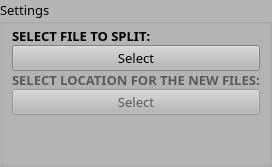
        <widget class="QGroupBox" name="settings_frame">
         <property name="sizePolicy">
          <sizepolicy hsizetype="Preferred" vsizetype="Preferred">
           <horstretch>6</horstretch>
           <verstretch>0</verstretch>
          </sizepolicy>
         </property>
         <property name="palette">
          <palette>
           <active>
            <colorrole role="WindowText">
             <brush brushstyle="SolidPattern">
              <color alpha="255">
               <red>0</red>
               <green>0</green>
               <blue>0</blue>
              </color>
             </brush>
            </colorrole>
            <colorrole role="Button">
             <brush brushstyle="SolidPattern">
              <color alpha="255">
               <red>181</red>
               <green>181</green>
               <blue>181</blue>
              </color>
             </brush>
            </colorrole>
            <colorrole role="Light">
             <brush brushstyle="SolidPattern">
              <color alpha="255">
               <red>255</red>
               <green>255</green>
               <blue>255</blue>
              </color>
             </brush>
            </colorrole>
            <colorrole role="Midlight">
             <brush brushstyle="SolidPattern">
              <color alpha="255">
               <red>218</red>
               <green>218</green>
               <blue>218</blue>
              </color>
             </brush>
            </colorrole>
            <colorrole role="Dark">
             <brush brushstyle="SolidPattern">
              <color alpha="255">
               <red>90</red>
               <green>90</green>
               <blue>90</blue>
              </color>
             </brush>
            </colorrole>
            <colorrole role="Mid">
             <brush brushstyle="SolidPattern">
              <color alpha="255">
               <red>121</red>
               <green>121</green>
               <blue>121</blue>
              </color>
             </brush>
            </colorrole>
            <colorrole role="Text">
             <brush brushstyle="SolidPattern">
              <color alpha="255">
               <red>0</red>
               <green>0</green>
               <blue>0</blue>
              </color>
             </brush>
            </colorrole>
            <colorrole role="BrightText">
             <brush brushstyle="SolidPattern">
              <color alpha="255">
               <red>255</red>
               <green>255</green>
               <blue>255</blue>
              </color>
             </brush>
            </colorrole>
            <colorrole role="ButtonText">
             <brush brushstyle="SolidPattern">
              <color alpha="255">
               <red>0</red>
               <green>0</green>
               <blue>0</blue>
              </color>
             </brush>
            </colorrole>
            <colorrole role="Base">
             <brush brushstyle="SolidPattern">
              <color alpha="255">
               <red>255</red>
               <green>255</green>
               <blue>255</blue>
              </color>
             </brush>
            </colorrole>
            <colorrole role="Window">
             <brush brushstyle="SolidPattern">
              <color alpha="255">
               <red>181</red>
               <green>181</green>
               <blue>181</blue>
              </color>
             </brush>
            </colorrole>
            <colorrole role="Shadow">
             <brush brushstyle="SolidPattern">
              <color alpha="255">
               <red>0</red>
               <green>0</green>
               <blue>0</blue>
              </color>
             </brush>
            </colorrole>
            <colorrole role="AlternateBase">
             <brush brushstyle="SolidPattern">
              <color alpha="255">
               <red>218</red>
               <green>218</green>
               <blue>218</blue>
              </color>
             </brush>
            </colorrole>
            <colorrole role="ToolTipBase">
             <brush brushstyle="SolidPattern">
              <color alpha="255">
               <red>255</red>
               <green>255</green>
               <blue>220</blue>
              </color>
             </brush>
            </colorrole>
            <colorrole role="ToolTipText">
             <brush brushstyle="SolidPattern">
              <color alpha="255">
               <red>0</red>
               <green>0</green>
               <blue>0</blue>
              </color>
             </brush>
            </colorrole>
            <colorrole role="PlaceholderText">
             <brush brushstyle="SolidPattern">
              <color alpha="128">
               <red>0</red>
               <green>0</green>
               <blue>0</blue>
              </color>
             </brush>
            </colorrole>
           </active>
           <inactive>
            <colorrole role="WindowText">
             <brush brushstyle="SolidPattern">
              <color alpha="255">
               <red>0</red>
               <green>0</green>
               <blue>0</blue>
              </color>
             </brush>
            </colorrole>
            <colorrole role="Button">
             <brush brushstyle="SolidPattern">
              <color alpha="255">
               <red>181</red>
               <green>181</green>
               <blue>181</blue>
              </color>
             </brush>
            </colorrole>
            <colorrole role="Light">
             <brush brushstyle="SolidPattern">
              <color alpha="255">
               <red>255</red>
               <green>255</green>
               <blue>255</blue>
              </color>
             </brush>
            </colorrole>
            <colorrole role="Midlight">
             <brush brushstyle="SolidPattern">
              <color alpha="255">
               <red>218</red>
               <green>218</green>
               <blue>218</blue>
              </color>
             </brush>
            </colorrole>
            <colorrole role="Dark">
             <brush brushstyle="SolidPattern">
              <color alpha="255">
               <red>90</red>
               <green>90</green>
               <blue>90</blue>
              </color>
             </brush>
            </colorrole>
            <colorrole role="Mid">
             <brush brushstyle="SolidPattern">
              <color alpha="255">
               <red>121</red>
               <green>121</green>
               <blue>121</blue>
              </color>
             </brush>
            </colorrole>
            <colorrole role="Text">
             <brush brushstyle="SolidPattern">
              <color alpha="255">
               <red>0</red>
               <green>0</green>
               <blue>0</blue>
              </color>
             </brush>
            </colorrole>
            <colorrole role="BrightText">
             <brush brushstyle="SolidPattern">
              <color alpha="255">
               <red>255</red>
               <green>255</green>
               <blue>255</blue>
              </color>
             </brush>
            </colorrole>
            <colorrole role="ButtonText">
             <brush brushstyle="SolidPattern">
              <color alpha="255">
               <red>0</red>
               <green>0</green>
               <blue>0</blue>
              </color>
             </brush>
            </colorrole>
            <colorrole role="Base">
             <brush brushstyle="SolidPattern">
              <color alpha="255">
               <red>255</red>
               <green>255</green>
               <blue>255</blue>
              </color>
             </brush>
            </colorrole>
            <colorrole role="Window">
             <brush brushstyle="SolidPattern">
              <color alpha="255">
               <red>181</red>
               <green>181</green>
               <blue>181</blue>
              </color>
             </brush>
            </colorrole>
            <colorrole role="Shadow">
             <brush brushstyle="SolidPattern">
              <color alpha="255">
               <red>0</red>
               <green>0</green>
               <blue>0</blue>
              </color>
             </brush>
            </colorrole>
            <colorrole role="AlternateBase">
             <brush brushstyle="SolidPattern">
              <color alpha="255">
               <red>218</red>
               <green>218</green>
               <blue>218</blue>
              </color>
             </brush>
            </colorrole>
            <colorrole role="ToolTipBase">
             <brush brushstyle="SolidPattern">
              <color alpha="255">
               <red>255</red>
               <green>255</green>
               <blue>220</blue>
              </color>
             </brush>
            </colorrole>
            <colorrole role="ToolTipText">
             <brush brushstyle="SolidPattern">
              <color alpha="255">
               <red>0</red>
               <green>0</green>
               <blue>0</blue>
              </color>
             </brush>
            </colorrole>
            <colorrole role="PlaceholderText">
             <brush brushstyle="SolidPattern">
              <color alpha="128">
               <red>0</red>
               <green>0</green>
               <blue>0</blue>
              </color>
             </brush>
            </colorrole>
           </inactive>
           <disabled>
            <colorrole role="WindowText">
             <brush brushstyle="SolidPattern">
              <color alpha="255">
               <red>90</red>
               <green>90</green>
               <blue>90</blue>
              </color>
             </brush>
            </colorrole>
            <colorrole role="Button">
             <brush brushstyle="SolidPattern">
              <color alpha="255">
               <red>181</red>
               <green>181</green>
               <blue>181</blue>
              </color>
             </brush>
            </colorrole>
            <colorrole role="Light">
             <brush brushstyle="SolidPattern">
              <color alpha="255">
               <red>255</red>
               <green>255</green>
               <blue>255</blue>
              </color>
             </brush>
            </colorrole>
            <colorrole role="Midlight">
             <brush brushstyle="SolidPattern">
              <color alpha="255">
               <red>218</red>
               <green>218</green>
               <blue>218</blue>
              </color>
             </brush>
            </colorrole>
            <colorrole role="Dark">
             <brush brushstyle="SolidPattern">
              <color alpha="255">
               <red>90</red>
               <green>90</green>
               <blue>90</blue>
              </color>
             </brush>
            </colorrole>
            <colorrole role="Mid">
             <brush brushstyle="SolidPattern">
              <color alpha="255">
               <red>121</red>
               <green>121</green>
               <blue>121</blue>
              </color>
             </brush>
            </colorrole>
            <colorrole role="Text">
             <brush brushstyle="SolidPattern">
              <color alpha="255">
               <red>90</red>
               <green>90</green>
               <blue>90</blue>
              </color>
             </brush>
            </colorrole>
            <colorrole role="BrightText">
             <brush brushstyle="SolidPattern">
              <color alpha="255">
               <red>255</red>
               <green>255</green>
               <blue>255</blue>
              </color>
             </brush>
            </colorrole>
            <colorrole role="ButtonText">
             <brush brushstyle="SolidPattern">
              <color alpha="255">
               <red>90</red>
               <green>90</green>
               <blue>90</blue>
              </color>
             </brush>
            </colorrole>
            <colorrole role="Base">
             <brush brushstyle="SolidPattern">
              <color alpha="255">
               <red>181</red>
               <green>181</green>
               <blue>181</blue>
              </color>
             </brush>
            </colorrole>
            <colorrole role="Window">
             <brush brushstyle="SolidPattern">
              <color alpha="255">
               <red>181</red>
               <green>181</green>
               <blue>181</blue>
              </color>
             </brush>
            </colorrole>
            <colorrole role="Shadow">
             <brush brushstyle="SolidPattern">
              <color alpha="255">
               <red>0</red>
               <green>0</green>
               <blue>0</blue>
              </color>
             </brush>
            </colorrole>
            <colorrole role="AlternateBase">
             <brush brushstyle="SolidPattern">
              <color alpha="255">
               <red>181</red>
               <green>181</green>
               <blue>181</blue>
              </color>
             </brush>
            </colorrole>
            <colorrole role="ToolTipBase">
             <brush brushstyle="SolidPattern">
              <color alpha="255">
               <red>255</red>
               <green>255</green>
               <blue>220</blue>
              </color>
             </brush>
            </colorrole>
            <colorrole role="ToolTipText">
             <brush brushstyle="SolidPattern">
              <color alpha="255">
               <red>0</red>
               <green>0</green>
               <blue>0</blue>
              </color>
             </brush>
            </colorrole>
            <colorrole role="PlaceholderText">
             <brush brushstyle="SolidPattern">
              <color alpha="128">
               <red>0</red>
               <green>0</green>
               <blue>0</blue>
              </color>
             </brush>
            </colorrole>
           </disabled>
          </palette>
         </property>
         <property name="font">
          <font>
           <family>Century Gothic</family>
           <pointsize>10</pointsize>
          </font>
         </property>
         <property name="title">
          <string>Settings</string>
         </property>
         <layout class="QVBoxLayout" name="settings_layout" stretch="0,0,0,0,0">
          <property name="spacing">
           <number>0</number>
          </property>
          <property name="leftMargin">
           <number>9</number>
          </property>
          <property name="topMargin">
           <number>3</number>
          </property>
          <property name="rightMargin">
           <number>9</number>
          </property>
          <property name="bottomMargin">
           <number>9</number>
          </property>
          <item>
           <widget class="QLabel" name="select_file_label">
            <property name="sizePolicy">
             <sizepolicy hsizetype="Minimum" vsizetype="Fixed">
              <horstretch>0</horstretch>
              <verstretch>0</verstretch>
             </sizepolicy>
            </property>
            <property name="minimumSize">
             <size>
              <width>0</width>
              <height>0</height>
             </size>
            </property>
            <property name="maximumSize">
             <size>
              <width>16777215</width>
              <height>16777215</height>
             </size>
            </property>
            <property name="font">
             <font>
              <weight>75</weight>
              <bold>true</bold>
             </font>
            </property>
            <property name="text">
             <string>SELECT FILE TO SPLIT:</string>
            </property>
           </widget>
          </item>
          <item>
           <widget class="QPushButton" name="select_file_button">
            <property name="maximumSize">
             <size>
              <width>16777215</width>
              <height>16777215</height>
             </size>
            </property>
            <property name="text">
             <string>Select</string>
            </property>
           </widget>
          </item>
          <item>
           <widget class="QLabel" name="select_location_label">
            <property name="enabled">
             <bool>false</bool>
            </property>
            <property name="sizePolicy">
             <sizepolicy hsizetype="Minimum" vsizetype="Fixed">
              <horstretch>0</horstretch>
              <verstretch>0</verstretch>
             </sizepolicy>
            </property>
            <property name="maximumSize">
             <size>
              <width>16777215</width>
              <height>16777215</height>
             </size>
            </property>
            <property name="font">
             <font>
              <weight>75</weight>
              <bold>true</bold>
             </font>
            </property>
            <property name="text">
             <string>SELECT LOCATION FOR THE NEW FILES:</string>
            </property>
           </widget>
          </item>
          <item>
           <widget class="QPushButton" name="select_location_button">
            <property name="enabled">
             <bool>false</bool>
            </property>
            <property name="maximumSize">
             <size>
              <width>16777215</width>
              <height>16777215</height>
             </size>
            </property>
            <property name="text">
             <string>Select</string>
            </property>
           </widget>
          </item>
          <item>
           <spacer name="horizontalSpacer">
            <property name="orientation">
             <enum>Qt::Vertical</enum>
            </property>
            <property name="sizeHint" stdset="0">
             <size>
              <width>20</width>
              <height>40</height>
             </size>
            </property>
           </spacer>
          </item>
         </layout>
        </widget>
